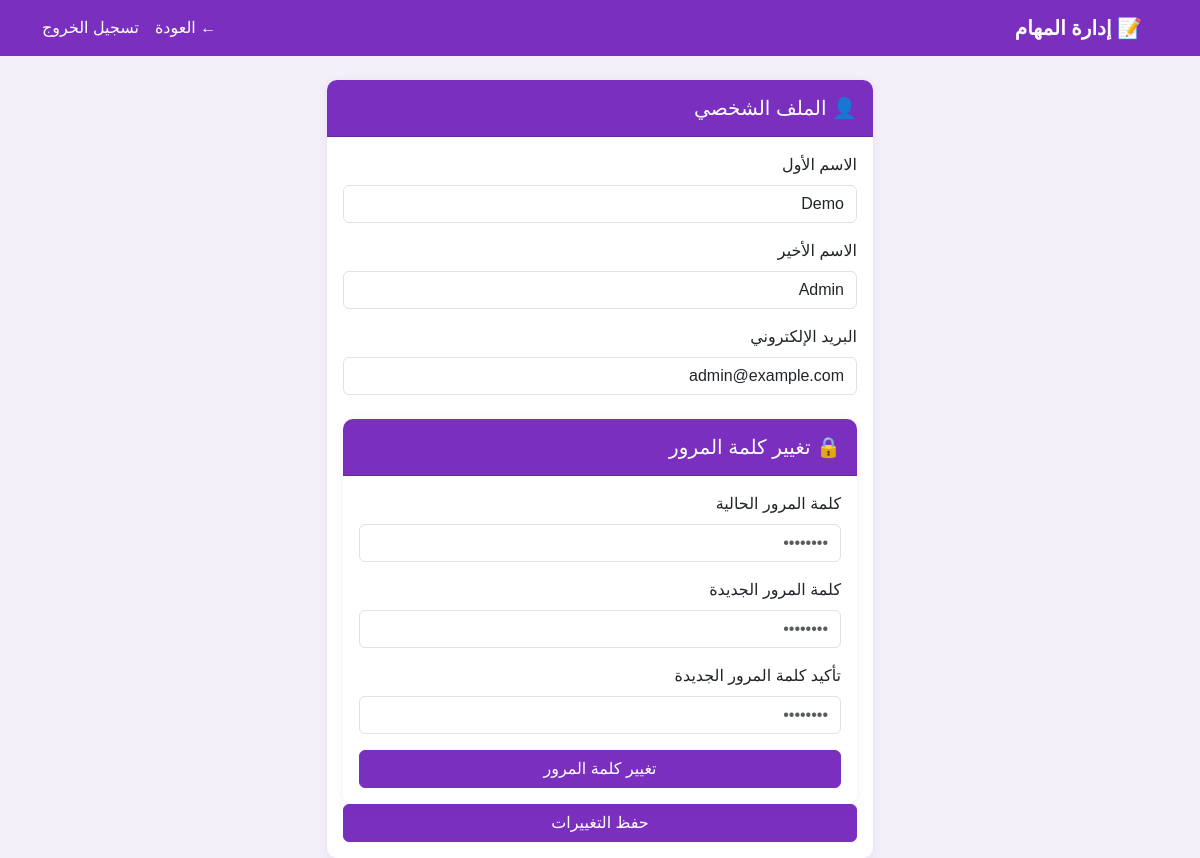
The app's page /profile.php (signed in) with its own data.
### tables this page shows
CREATE TABLE IF NOT EXISTS users (
    id          INT AUTO_INCREMENT PRIMARY KEY,
    first_name  VARCHAR(50)  NOT NULL,
    last_name   VARCHAR(50)  NOT NULL,
    email       VARCHAR(100) NOT NULL UNIQUE,
    password    VARCHAR(255) NOT NULL,
    role        VARCHAR(20)  NOT NULL DEFAULT 'user',
    created_at  TIMESTAMP    NOT NULL DEFAULT CURRENT_TIMESTAMP
);

### Classes/Database.php (called while the page is built, shortened)
<?php
class Database
{
    private static ?Database $instance = null;
    private mysqli $connection;
    private function __construct()
    {
        $this->connection = new mysqli(DB_HOST, DB_USER, DB_PASS, DB_NAME);
        $this->connection->set_charset("utf8mb4");
    }
    public static function getInstance(): Database
    {
        if (self::$instance === null) {
            self::$instance = new Database();
        }
        return self::$instance;
    }
    public function prepare(string $sql): mysqli_stmt|false
    {
        return $this->connection->prepare($sql);
    }
}

### Classes/User.php (called while the page is built, shortened)
<?php
require_once __DIR__ . '/Database.php';
class User
{
    private Database $db;
    public function __construct()
    {
        $this->db = Database::getInstance();
    }
    public function getById(int $id): array|false
    {
        $stmt = $this->db->prepare("SELECT id, first_name, last_name, email, role FROM users WHERE id=?");
        $stmt->bind_param("i", $id);
        $stmt->execute();
        $user = $stmt->get_result()->fetch_assoc();
        return $user;
    }
}

### profile.php (the view, shortened to what this page needs)
<?php
require_once __DIR__ . '/Classes/Database.php';
require_once __DIR__ . '/Classes/User.php';
$userObj = new User();
$user    = $userObj->getById($_SESSION['user_id']);
?>
<!DOCTYPE html>
<html lang="ar" dir="rtl">
<head>
    <link href="https://cdn.jsdelivr.net/npm/bootstrap@5.3.0/dist/css/bootstrap.min.css" rel="stylesheet">
    <link href="style.css" rel="stylesheet">
</head>
<body>
    <nav class="navbar navbar-expand-lg mb-4">
        <div class="container">
            <a class="navbar-brand fw-bold">📝 إدارة المهام</a>
            <div class="d-flex gap-3">
                <a href="<?= $_SESSION['user_role'] === 'admin' ? 'Admin/Admin_index.php' : 'dashboard.php' ?>" class="nav-link">← العودة</a>
                <a href="logout.php" class="nav-link">تسجيل الخروج</a>
            </div>
        </div>
    </nav>
    <div class="container">
        <div class="row justify-content-center">
            <div class="col-md-6">
                <div class="card">
                    <div class="card-header py-3">
                        <h5 class="mb-0">👤 الملف الشخصي</h5>
                    </div>
                    <div class="card-body">
                        <form method="POST">
                            <div class="mb-3">
                                <label class="form-label">الاسم الأول</label>
                                <input type="text" name="first_name" class="form-control" value="<?= htmlspecialchars($user['first_name']) ?>" required>
                            </div>
                            <div class="mb-3">
                                <label class="form-label">الاسم الأخير</label>
                                <input type="text" name="last_name" class="form-control" value="<?= htmlspecialchars($user['last_name']) ?>" required>
                            </div>
                            <div class="mb-3">
                                <label class="form-label">البريد الإلكتروني</label>
                                <input type="email" name="email" class="form-control" value="<?= htmlspecialchars($user['email']) ?>" required>
                            </div>
                            <div class="card mt-4">
                                <div class="card-header py-3">
                                    <h5 class="mb-0">🔒 تغيير كلمة المرور</h5>
                                </div>
                                <div class="card-body">
                                    <form method="POST">
                                        <div class="mb-3">
                                            <label class="form-label">كلمة المرور الحالية</label>
                                            <input type="password" name="current_password" class="form-control" placeholder="••••••••">
                                        </div>
                                        <div class="mb-3">
                                            <label class="form-label">كلمة المرور الجديدة</label>
                                            <input type="password" name="new_password" class="form-control" placeholder="••••••••">
                                        </div>
                                        <div class="mb-3">
                                            <label class="form-label">تأكيد كلمة المرور الجديدة</label>
                                            <input type="password" name="confirm_password" class="form-control" placeholder="••••••••">
                                        </div>
                                        <button type="submit" name="change_password" class="btn btn-primary w-100">تغيير كلمة المرور</button>
                                    </form>
                                </div>
                            </div>
                            <button type="submit" class="btn btn-primary w-100">حفظ التغييرات</button>
                        </form>
                    </div>
                </div>
            </div>
        </div>
    </div>
</body>
</html>

### style.css (style rules this page uses)
:root { --primary: #7B2FBE; --primary-dark: #6A1FA8; --primary-light: #9B4FDE; }
body { background: #f3f0f9; font-family: 'Arial', sans-serif; }
.navbar { background: var(--primary) !important; }
.navbar-brand, .nav-link { color: white !important; }
.btn-primary { background: var(--primary) !important; border-color: var(--primary) !important; }
.card { border: none; box-shadow: 0 2px 10px rgba(123, 47, 190, 0.1); border-radius: 10px; }
.card-header { background: var(--primary) !important; color: white; border-radius: 10px 10px 0 0 !important; }
a { color: var(--primary); }

### records on screen
users: first_name "Demo", last_name "Admin", email "admin@example.com"
